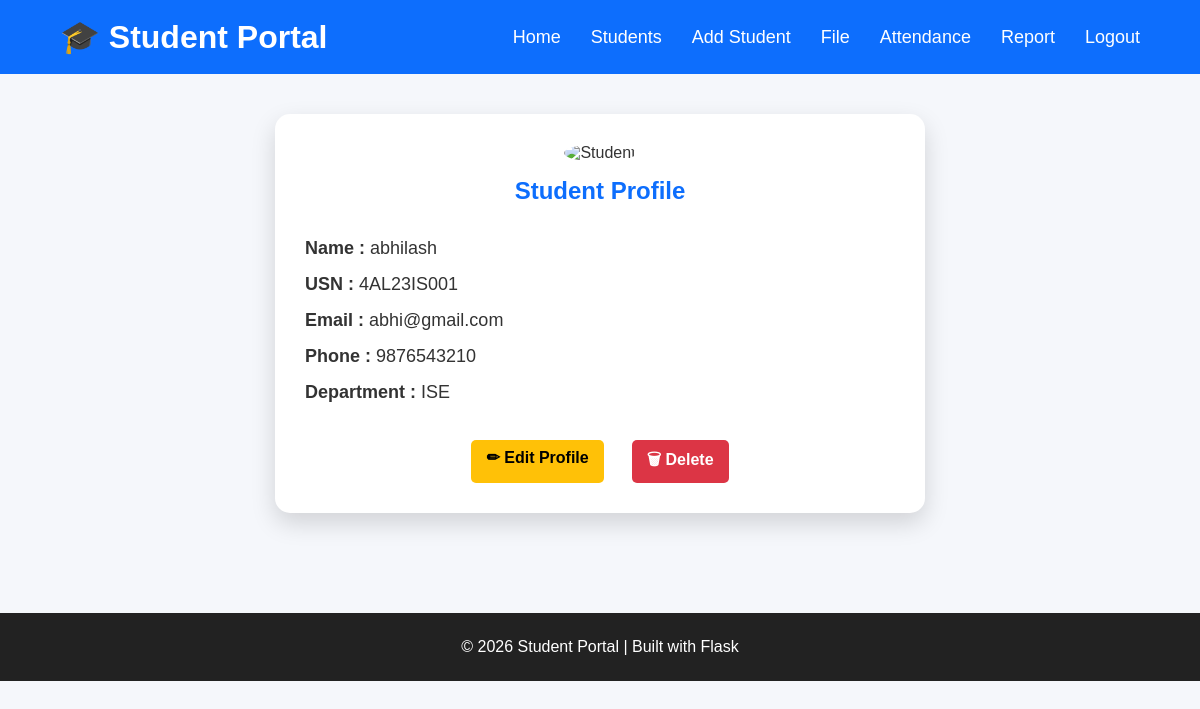
The page /student/2 (signed in) on the database its author committed.
### tables this page shows
CREATE TABLE students(
        id INTEGER PRIMARY KEY AUTOINCREMENT,
        name TEXT NOT NULL,
        usn TEXT NOT NULL,
        email TEXT NOT NULL,
        phone TEXT NOT NULL,
        department TEXT NOT NULL,
        photo TEXT 
    );

### app.py (the view)
@app.route("/student/<int:id>")
@login_required
def student_profile(id):
    try:
        student = get_student_by_id(id)
        if student is None:
            flash("Student not found!", "error")
            return redirect(url_for("student_list"))
        return render_template(
            "student_profile.html",
            student=student
        )
    except Exception as e:
        flash(f"Error loading student profile: {str(e)}", "error")
        return redirect(url_for("student_list"))

### app.py (called while the page is built)
def login_required(f):
    @wraps(f)
    def decorated_function(*args, **kwargs):
        if "admin" not in session:
            flash("Please login first.", "error")
            return redirect(url_for("home"))
        return f(*args, **kwargs)
    return decorated_function

### database.py (called while the page is built)
def connect_db():
    connection = sqlite3.connect("students.db")
    return connection

def get_student_by_id(student_id):
    connection = connect_db()
    cursor = connection.cursor()
    cursor.execute("SELECT * FROM students WHERE id = ?", (student_id,))
    student = cursor.fetchone()
    connection.close()
    return student

### templates/student_profile.html
{% extends "base.html" %}
{% block content %}
<section class="profile-section">
    <div class="profile-card">
        <div class="profile-header">
        {% if student[6] %}
        <img src="{{ url_for('static', filename='uploads/' + student[6]) }}" alt="Student">
        {% else %}
        <img src="{{ url_for('static', filename='images/student.png') }}" alt="Student">
        {% endif %}
            <h2>Student Profile</h2>
        </div>
        <div class="profile-details">
            <p><strong>Name :</strong> {{ student[1] }}</p>
            <p><strong>USN :</strong> {{ student[2] }}</p>
            <p><strong>Email :</strong> {{ student[3] }}</p>
            <p><strong>Phone :</strong> {{ student[4] }}</p>
            <p><strong>Department :</strong> {{ student[5] }}</p>
        </div>
        <div class="profile-buttons">
            <a href="/edit-student/{{ student[0] }}" class="edit-btn">
                ✏ Edit Profile
            </a>
            <a
                href="/delete-student/{{ student[0] }}"
                class="delete-btn"
                onclick="return confirm('Delete this student?')">
                🗑 Delete
            </a>
        </div>
    </div>
</section>
{% endblock %}

### static/css/style.css (style rules this page uses)
* { margin:0; padding:0; box-sizing:border-box; }
body { font-family:Arial, Helvetica, sans-serif; background:#f5f7fb; color:#333; }
.edit-btn { background:#ffc107; color:black; padding:8px 15px; border-radius:5px; text-decoration:none; font-weight:bold; }
.delete-btn { background:#dc3545; color:white; padding:8px 15px; border-radius:5px; text-decoration:none; font-weight:bold; margin-left:8px; }
.profile-section { display:flex; justify-content:center; padding:40px; }
.profile-card { width:650px; background:white; padding:30px; border-radius:15px; box-shadow:0 10px 25px rgba(0,0,0,0.15); text-align:center; }
.profile-header img { width:130px; height:130px; border-radius:50%; margin-bottom:15px; }
.profile-header h2 { color:#0d6efd; margin-bottom:25px; }
.profile-details { text-align:left; font-size:18px; line-height:2; }
.profile-buttons { margin-top:30px; display:flex; justify-content:center; gap:20px; }

### rows shown on the page
students: name "abhilash", usn "4AL23IS001", email "abhi@gmail.com", phone "9876543210", department "ISE"
